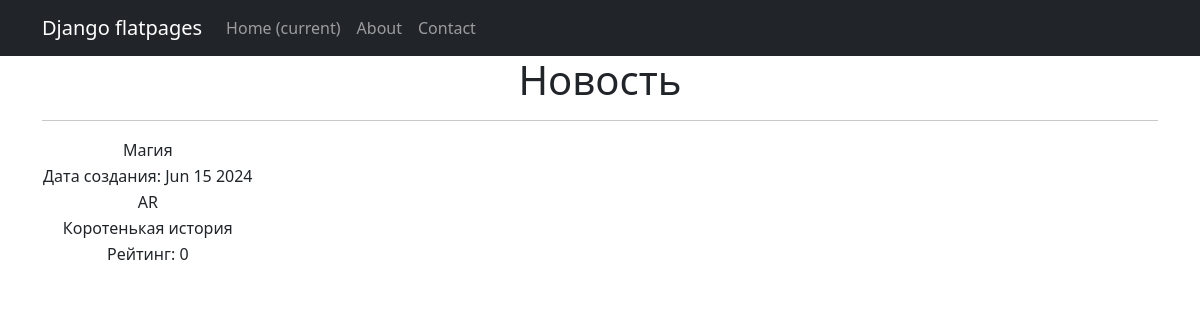
The page /news/2 on the database its author committed.
### news/models.py (models this page shows, shortened)
class Post(models.Model):
    ARTICLE = 'AR'
    NEWS = 'NW'
    POST_TYPE = [
        (ARTICLE, 'Статья'),
        (NEWS, 'Новость')
    ]
    author = models.ForeignKey(Author, on_delete=models.CASCADE, verbose_name='Автор')
    categoryType = models.CharField(max_length=2, choices=POST_TYPE, default=ARTICLE, verbose_name='Тип')
    dateCreation = models.DateTimeField(auto_now_add=True, verbose_name='Дата создания')
    postCategory = models.ManyToManyField(Category, through='PostCategory', verbose_name='Категория')
    title = models.CharField(max_length=128, verbose_name='Заголовок')
    text = models.TextField(verbose_name='Текст')
    rating = models.SmallIntegerField(default=0, verbose_name='Рейтинг')

### news/views.py (the view)
# urls.py: path('<int:pk>', PostsDetail.as_view(), name='post_detail'),
class PostsDetail(DetailView):
    model = Post
    template_name = 'news1.html'
    context_object_name = 'news1'

### news/templatetags/custom_filters.py (called while the page is built)
@register.filter()
def censor(text):
    for bad_word in bad_words:
        if bad_word in text:
            filtered_word = bad_word[0] + "*" * (len(bad_word) - 1)
            text = text.replace(bad_word, filtered_word)
    return text

### templates/news1.html (shortened to what this page needs)
{% extends 'flatpages/default.html' %}
{% load custom_filters %}
{% block content %}
<h1>Новость</h1>
<hr>
       <table>
           <tr>
               <td>{{ news1.title|censor }}</td>
           </tr>
           <tr>
               <td>Дата создания: {{news1.dateCreation| date:'M d Y'}}</td>
           </tr>
           <tr>
               <td>{{ news1.categoryType }}</td>
           </tr>
           <tr>
               <td>{{ news1.text|censor }}</td>
           </tr>
           <tr>
               <td>Рейтинг: {{news1.rating}}</td>
           </tr>
       </table>
{% endblock content %}

### rows shown on the page
Post: title|censor "Магия", dateCreation "Jun 15 2024", categoryType "AR", text|censor "Коротенькая история", rating "0"
